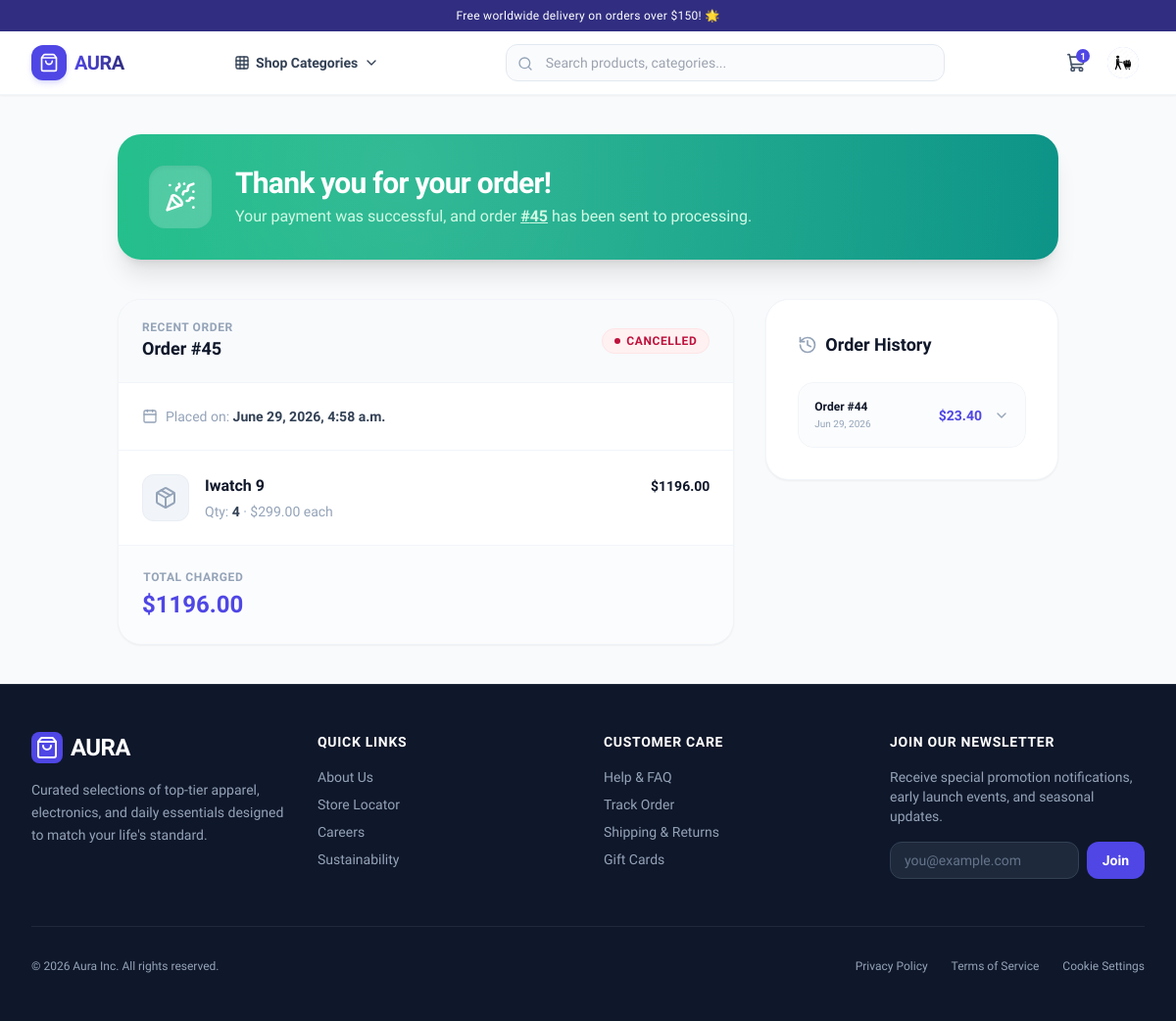
/orders/ordered-items (signed in), run on an earlier commit of the app's database.
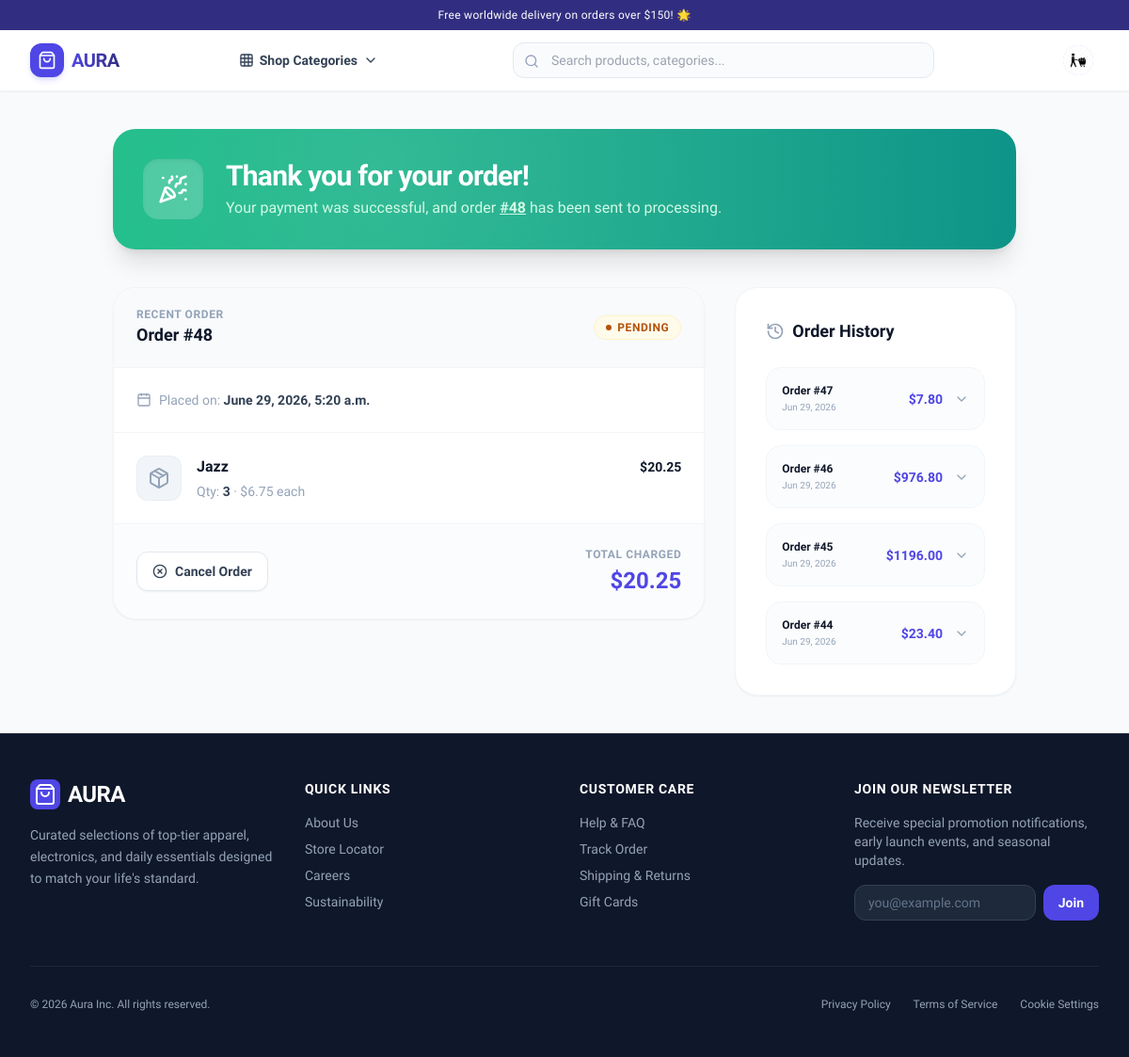
And on a later commit of the database.
### orders/models.py (models this page shows, shortened)
class Order(models.Model):
    STATUS = (
        ('pending', 'Pending'),
        ('shipped' ,'Shipped'),
        ('delivered', 'Delivered'),
        ('cancelled', 'Cancelled')
    )
    user = models.ForeignKey(CustomUser, on_delete=models.CASCADE)
    status = models.CharField(max_length=20, choices=STATUS)
    created_at = models.DateTimeField(auto_now_add=True)
    def get_total_price(self):
        return sum(item.quantity * item.price_at_purchase for item in self.items.all())

class OrderItem(models.Model):
    order = models.ForeignKey(Order, on_delete=models.CASCADE, related_name='items')
    product = models.ForeignKey(Product, on_delete=models.CASCADE)
    quantity = models.IntegerField(default=1)
    price_at_purchase = models.DecimalField(max_digits=20, decimal_places=2)
    def get_subtotal(self):
        return self.quantity * self.price_at_purchase

### products/models.py (models this page shows, shortened)
class Product(models.Model):
    name = models.CharField(max_length=100)
    desc = models.CharField(max_length=500, null=True, blank=True)
    price = models.DecimalField(max_digits=20, decimal_places=2)
    quantity = models.IntegerField(default=0)
    is_active = models.BooleanField(default=True)
    image = models.ImageField(upload_to='products/', null=True, blank=True)
    subcategory = models.ForeignKey(Subcategory, on_delete=models.CASCADE, related_name='products', null=True, blank=True)
    created_at = models.DateTimeField(auto_now_add=True)

### orders/views.py (the view)
# urls.py: path('orders/ordered-items', OrderedItemsView.as_view(), name='order-success'),
class OrderedItemsView(LoginRequiredMixin, View):
    def get(self, request):
        user = request.user
        orders = Order.objects.filter(user=user).prefetch_related('items__product').order_by('-created_at')
        latest_order = orders.first()
        latest_order_total = 0
        if latest_order:
            latest_order_total = sum(
                item.quantity * item.price_at_purchase
                for item in latest_order.items.all()
            )
        context = {
            'orders': orders,
            'latest_order': latest_order,
            'latest_order_total': latest_order_total
        }
        return render(request, 'orders/order-success.html', context)

### products/context_processors.py (called while the page is built)
def categories_processor(request):
    context = {
        'categories': Category.objects.prefetch_related('subcategories').all()
    }
    if request.user.is_authenticated:
        context['saved_count'] = Saved.objects.filter(user=request.user).count()
    return context

### templates/orders/order-success.html (shortened to what the changed rows need)
{% extends 'base.html' %}
{% block content %}
<div class="max-w-5xl mx-auto px-4 sm:px-6 lg:px-8 py-10" x-data="{ activeOrder: null }">
    {% if latest_order %}
    <div class="bg-gradient-to-r from-emerald-500 to-teal-600 rounded-3xl p-8 text-white shadow-xl mb-10 relative overflow-hidden">
        <div class="absolute inset-0 bg-[radial-gradient(circle_at_30%_30%,rgba(255,255,255,0.15),transparent)]"></div>
        <div class="relative z-10 flex flex-col md:flex-row items-center gap-6 text-center md:text-left">
            <div class="w-16 h-16 bg-white/20 backdrop-blur-md rounded-2xl flex items-center justify-center text-white shrink-0 shadow-inner animate-bounce">
                <i data-lucide="party-popper" class="w-8 h-8"></i>
            </div>
            <div>
                <h1 class="text-2xl sm:text-3xl font-extrabold tracking-tight">Thank you for your order!</h1>
                <p class="text-emerald-100 text-sm sm:text-base mt-1">
                    Your payment was successful, and order <span class="font-bold underline">#{{ latest_order.id }}</span> has been sent to processing.
                </p>
            </div>
        </div>
    </div>
    {% else %}
    <div class="border-b border-slate-100 pb-6 mb-10">
        <h1 class="text-3xl font-extrabold tracking-tight text-slate-900">Your Orders & History</h1>
        <p class="text-slate-500 mt-2 text-sm sm:text-base">Track active orders, view receipts, and review your previous collections.</p>
    </div>
    {% endif %}
    <div class="grid grid-cols-1 lg:grid-cols-3 gap-8 items-start">
        <div class="lg:col-span-2 space-y-8">
            {% if latest_order %}
            <div class="bg-white rounded-3xl border border-slate-100 shadow-sm overflow-hidden">
                <div class="bg-slate-50 border-b border-slate-100 px-6 py-5 flex flex-wrap items-center justify-between gap-4">
                    <div>
                        <span class="text-xs font-bold text-slate-400 uppercase tracking-wider block">Recent Order</span>
                        <h2 class="text-lg font-bold text-slate-900 flex items-center gap-2">
                            Order #{{ latest_order.id }}
                        </h2>
                    </div>
                    <span class="inline-flex items-center gap-1.5 px-3 py-1 rounded-full text-xs font-bold tracking-wider uppercase
                    {% if latest_order.status == 'pending' %}
                        bg-amber-50 text-amber-700 border border-amber-100
                    {% elif latest_order.status == 'shipped' %}
                        bg-blue-50 text-blue-700 border border-blue-100
                    {% elif latest_order.status == 'delivered' %}
                        bg-emerald-50 text-emerald-700 border border-emerald-100
                    {% elif latest_order.status == 'cancelled' %}
                        bg-rose-50 text-rose-700 border border-rose-100
                    {% else %}
                        bg-slate-50 text-slate-700 border border-slate-100
                    {% endif %}">
                        <span class="w-1.5 h-1.5 rounded-full bg-current {% if latest_order.status == 'pending' %}animate-pulse{% endif %}"></span>
                        {{ latest_order.get_status_display }}
                    </span>
                </div>
                <div class="p-6 border-b border-slate-100 space-y-4 text-sm text-slate-600">
                    <div class="flex items-center gap-2 text-slate-400">
                        <i data-lucide="calendar" class="w-4 h-4 text-slate-400"></i>
                        <span>Placed on: <strong class="text-slate-700 font-semibold">{{ latest_order.created_at|date:"F j, Y, g:i a" }}</strong></span>
                    </div>
                </div>
                <div class="divide-y divide-slate-100">
                    {% for item in latest_order.items.all %}
                    <div class="p-6 flex items-start gap-4 hover:bg-slate-50/40 transition">
                        <div class="w-12 h-12 bg-slate-100 border border-slate-200/50 rounded-xl flex items-center justify-center text-slate-400 shrink-0">
                            <i data-lucide="package" class="w-6 h-6"></i>
                        </div>
                        <div class="flex-1 min-w-0">
                            <h4 class="font-bold text-slate-900 truncate text-sm sm:text-base">{{ item.product.name }}</h4>
                            <p class="text-xs sm:text-sm text-slate-400 mt-1">
                                Qty: <strong class="text-slate-700">{{ item.quantity }}</strong> &middot; ${{ item.price_at_purchase }} each
                            </p>
                        </div>
                        <div class="text-right shrink-0">
                            <span class="text-sm font-bold text-slate-900">${{ item.get_subtotal|floatformat:2 }}</span>
                        </div>
                    </div>
                    {% empty %}
                    <div class="p-8 text-center text-slate-400">
                        <i data-lucide="inbox" class="w-8 h-8 mx-auto mb-2 opacity-50"></i>
                        <p class="text-sm">No items found in this order.</p>
                    </div>
                    {% endfor %}
                </div>
                <div class="p-6 bg-slate-50/50 border-t border-slate-100 flex flex-col sm:flex-row items-center justify-between gap-4">
                    {% if latest_order.status == 'pending' %}
                    <form action="{% url 'delete-order' latest_order.pk %}" method="POST" class="w-full sm:w-auto">
                        <button type="submit"
                            onclick="return confirm('Are you sure you want to cancel this order? This action cannot be undone.')"
                            class="w-full sm:w-auto inline-flex items-center justify-center gap-2 border border-slate-200 bg-white hover:bg-red-50 hover:text-red-700 hover:border-red-200 text-slate-700 font-semibold px-4 py-2.5 rounded-xl text-sm transition duration-150 shadow-sm">
                            <i data-lucide="x-circle" class="w-4 h-4"></i>
                            Cancel Order
                        </button>
                    </form>
                    {% endif %}
                    <div class="text-right w-full sm:w-auto flex justify-between sm:block border-t sm:border-0 pt-4 sm:pt-0 border-slate-200">
                        <span class="text-xs text-slate-400 block sm:mb-1 uppercase tracking-wider font-bold">Total Charged</span>
                        <span class="text-2xl font-black text-brand-600">${{ latest_order_total|floatformat:2 }}</span>
                    </div>
                </div>
            </div>
            {% endif %}
        </div>
        <div class="lg:col-span-1 space-y-6">
            <div class="bg-white rounded-3xl border border-slate-100 p-6 md:p-8 shadow-sm">
                {% if orders.count > 1 or orders.count == 1 and not latest_order %}
                <div class="space-y-4">
                    {% for order in orders %}
                    {% if order != latest_order %}
                    <div class="border border-slate-100 rounded-2xl overflow-hidden transition hover:shadow-sm">
                        <button type="button"
                            @click="activeOrder === {{ order.id }} ? activeOrder = null : activeOrder = {{ order.id }}"
                            class="w-full flex items-center justify-between p-4 bg-slate-50/50 text-left hover:bg-slate-50 transition">
                            <div>
                                <span class="text-xs font-bold text-slate-900 block">Order #{{ order.id }}</span>
                                <span class="text-[10px] text-slate-400 font-medium block mt-0.5">{{ order.created_at|date:"M d, Y" }}</span>
                            </div>
                            <div class="flex items-center gap-3">
                                <span class="text-sm font-extrabold text-brand-600">${{ order.get_total_price|floatformat:2 }}</span>
                                <i data-lucide="chevron-down"
                                    class="w-4 h-4 text-slate-400 transition-transform duration-200"
                                    :class="{'rotate-180': activeOrder === {{ order.id }}}"></i>
                            </div>
                        </button>
                    </div>
                    {% endif %}
                    {% endfor %}
                </div>
                {% endif %}
            </div>
        </div>
    </div>
</div>
{% endblock %}

### templates/base.html (shortened to what the changed rows need)
<!DOCTYPE html>
<html lang="en" class="h-full bg-gray-50">
<head>
    <script src="https://cdn.tailwindcss.com"></script>
</head>
<body class="flex flex-col min-h-full text-slate-800" x-data="{ mobileMenuOpen: false }">
    <header class="sticky top-0 z-40 bg-white/95 backdrop-blur-md border-b border-slate-100 shadow-sm"
        x-data="{ catMenuOpen: false, userMenuOpen: false }">
        <div class="max-w-7xl mx-auto px-4 sm:px-6 lg:px-8">
            <div class="flex items-center justify-between h-16 gap-4">
                <div class="flex items-center gap-2">
                    {% if request.user.is_authenticated and saved_count > 0 %}
                    <a href="{% url 'saved' %}"
                        class="relative p-2 text-slate-600 hover:bg-slate-50 hover:text-brand-600 rounded-lg transition">
                        <i data-lucide="shopping-cart" class="w-5 h-5"></i>
                        <span
                            class="absolute top-1 right-1 bg-brand-600 text-white text-[10px] w-3.5 h-3.5 rounded-full flex items-center justify-center font-bold">
                            {{saved_count}}
                        </span>
                    </a>
                    {% endif %}
                </div>
            </div>
        </div>
    </header>
    <main class="flex-grow">
        {% block content %}{% endblock %}
    </main>
</body>
</html>

What changed in the data, as far as the page shows it:
no longer on this page (row unchanged): OrderItem: product.name "Iwatch 9", quantity "4", price_at_purchase "299.00", get_subtotal "1196.00"
added Order: id "48", status "PENDING", created_at "June 29, 2026, 5:20 a.m."
added OrderItem: product.name "Jazz", quantity "3", price_at_purchase "6.75", get_subtotal "20.25"
added Order: id "47", created_at "Jun 29, 2026", get_total_price "7.80"
added Order: id "46", created_at "Jun 29, 2026", get_total_price "976.80"
now on one of the page's lists (row unchanged): Order: id "45", created_at "Jun 29, 2026", get_total_price "1196.00"
Also different on the page:
{{ latest_order_total|floatformat:2 }}: "1196.00" → "20.25"
{{ saved_count }}: "1" → (not shown)
{{ latest_order.id }}: "45" → "48"
{{ latest_order.get_status_display }}: "CANCELLED" → "PENDING"
{{ latest_order.created_at|date:"F j, Y, g:i a" }}: "June 29, 2026, 4:58 a.m." → "June 29, 2026, 5:20 a.m."
text now shown: "Cancel Order"
